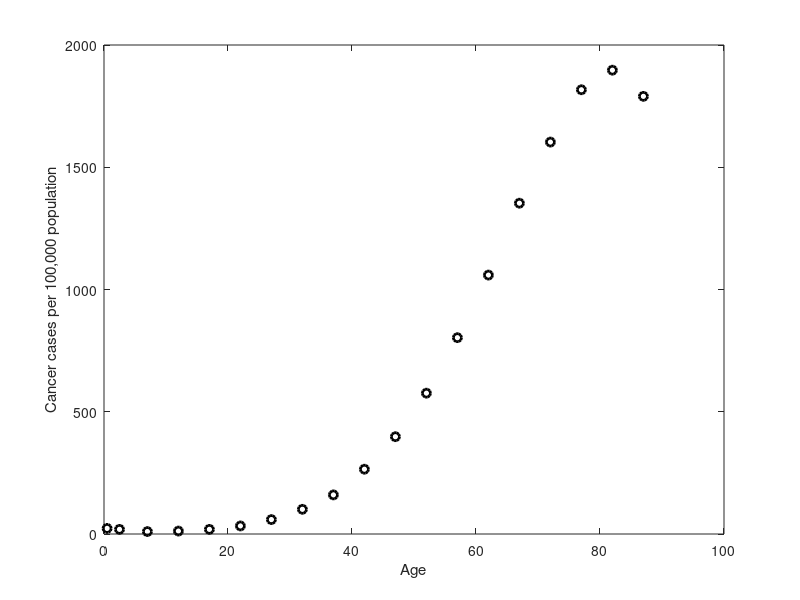

Source code (MATLAB): (Note: this script raises an error after producing the figure.)
%% Demonstration of Data2LD: Incidence of cancer vrs age for American females in 2001
%
%
% This page provides a detailed description of the MATLAB calculations
% necessary to run Data2LD code for estimating the parameters and the
% solution of a linear differential equation.

%% Set-up
clear
clear functions

%%  Load the data

load('Cancer_D.mat')

% Create a cell containing the data
yCell = cell(1);
yCell{1}(:,1)  = Cancer_D(:,1); %age of the individuals
yCell{1}(:,2)  = Cancer_D(:,2); %cancer cases per 100,000 population

% Plot the data
figure(1)
phdl=plot(yCell{1}(:,1), yCell{1}(:,2), 'ko');
set(phdl, 'LineWidth', 2)
xlabel('Age')
ylabel('Cancer cases per 100,000 population')

%%
% Figure (1) illustrates $19$ observations of cancer cases 
% measured from age 0.5 to age 87. 

%% The first order linear differential equation
%
% The first order linear differential equation, as used in this example is
%
% $$Dx(t) =  \beta(t) x(t)$$
%
% The parameter $\beta(t)$ in the linear ODE conveys the age-varying rate of growth 
% (if positive) or decay (if negative) in the 
% cancer cases per 100,000 population as the individuals increase in age.
%
% We have no prior knowledge of the form of $\beta(t)$ so we will estimate it with
% a simple step function (B-spline basis of order 1) $\beta(t)=sum_{j=1}^{J}b_j\phi_j(t)$. 
%
% Our aim is to estimate the cancer cases  $x(t)$
% and the parameter $\theta=[b_1,\ldots,b_J]$
% from the data in Figure (1).

%% Set up basis functions for X
rng       = [yCell{1}(1,1),yCell{1}(end,1)];
knots     = linspace(rng(1),rng(end),17);
norder    = 4;
nbasis    = length(knots)+ (norder - 2);
Xbasisobj = create_bspline_basis(rng,nbasis,norder,knots);

%Plot the basis
figure(2)
plot(Xbasisobj)

%%
% For the expansion of $x(t)$ we used order four B-spline functions which by their nature have quadratic 1st derivatives.
% We used 17 equally spaced knots between the first age and last age. 

%Create a cell for the basis for each variable
XbasisCell = cell(1);
XbasisCell{1} = Xbasisobj;

%% Create a functional data object for the beta function
% For the expansion of $\beta(t)$ we used order one B-spline functions over 
% the following knot sequence [0.5,12,27,42,57,70,72,74,76,80,87]. 

rng       = [yCell{1}(1,1),yCell{1}(end,1)];
knots     = [0.5,12,40,45,50,55,60,65,70,75,80,85,87];
norder    = 1;
nbasis    = length(knots)+ (norder - 2);
basisobjC = create_bspline_basis(rng, nbasis, norder, knots);
fd_beta   = fd(0.01.*ones(nbasis,1),basisobjC);

%Plot the beta
figure(2)
plot(fd_beta)
hold on;
plot([knots; knots], [0; 1], '--r')


%% Run Data2LD

%Intial parameter estimates
intial_theta = {fd_beta};

%Which parameters would we like to estimate. In this case all parameters.
estimate = ones(1,nbasis);

%Run Data2LD
[Res,Results_cell] = D2LD_ODE(yCell,XbasisCell,intial_theta,...
    estimate);
 

%%
% The GCV indicates a model with a lower $\rho$ provides a model with
% better predictive power. This indicated that the differential equation
% does not describe the behaviour of the data well and perhaps a more
% complex equation would provide a better description of the data.

%% Plot the fitted curve with its confidence and prediction intervals
%
% This Figure illustrates the cancer cases per 100,000 population
% indicated by the circles. The fitted curve produced by Data2LD 
% with $\hat{\rho} = 0.99$ (solid line), the approximated 95% pointwise 
% confidence interval for the curve (dashed line) and the approximated 
% 95% pointwise prediction interval for the curve (grey region).
%

figure(4)
hp = patch([yCell{1}(:,1); yCell{1}(end:-1:1,1);yCell{1}(1)],...
    [Results_cell{4}(:,4); Results_cell{4}(end:-1:1,5); Results_cell{4}(1)],[0.85 0.85 0.85]);
hold on;
plot(yCell{1}(:,1),[Results_cell{4}(:,2),Results_cell{4}(:,3)],'k--')
plot(yCell{1}(:,1),Results_cell{4}(:,1),'k-')
plot(yCell{1}(:,1), yCell{1}(:,2), 'ko');
xlim([min(yCell{1}(:,1))-0.1,max(yCell{1}(:,1))+0.1])
ylim([min(Results_cell{4}(:,4))-0.1,max(Results_cell{4}(:,5))+0.1])
xlabel('Age')
ylabel('Cancer cases per 100,000 population')
legend('Prediction Interval','Confidence Interval','Confidence Interval','Fitted Curve','Data','Location','northwest')


%% Plot the estimated parameters of the ODE and their approximated CI 

% This Figure illustrates the estimated age-varying rate of growth of 
% the cancer cases per 100,000 population produced by Data2LD 
% with $\hat{\rho} = 0.99$ (solid line) and the approximated 95% pointwise 
% confidence interval for the curve (dashed line).
%

Wbasismat = eval_basis(yCell{1}(:,1),basisobjC);
StdErrW   = sqrt(diag(Wbasismat*Results_cell{2}(:,3:end)*Wbasismat'));

beta_fd   = fd(Results_cell{2}(1:getnbasis(basisobjC),1),basisobjC);
beta_0    = eval_fd(yCell{1}(:,1), beta_fd);

figure(5)
stairs(yCell{1}(:,1),beta_0,'k-');
hold on;
%stairs(yCell{1}(:,1), beta_0+1.96.*StdErrW  ,'--k')
%stairs(yCell{1}(:,1), beta_0-1.96.*StdErrW  ,'--k')
%plot([knots; knots], [min(beta_0-1.96.*StdErrW); max(beta_0+1.96.*StdErrW)], '--r')
%xlim([min(yCell{1}(:,1))-0.1,max(yCell{1}(:,1))+0.1])
%ylim([min(beta_0-1.96.*StdErrW)-0.01,max(beta_0+1.96.*StdErrW)+0.01])
xlabel('Age')
ylabel('$\hat{\beta}(t)$','Interpreter','latex')
 
 
 %% Check fit to the ODE
fit    = Results_cell{4}(:,1);
Dfit   = eval_fd(yCell{1}(:,1), getfd(Results_cell{1}),1);
RHS    = beta_0.*fit;

figure()
plot(yCell{1}(:,1),Dfit,'*k')
hold on;
plot(yCell{1}(:,1),RHS,'k--')
legend('Left-Hand side of the ODE','Right-Hand side of the ODE','Location','best')
xlabel('Age')
ylabel('Velocity of the cancer cases per 100,000 population')

%The difference between the LHS and RHS of the ODE is small indicating
%that the ODE is satified.

%% Check the residuals 

%% Check the normality
res = yCell{1}(:,2)-Results_cell{4}(:,1);
figure()
subplot(2,1,1)
h = normplot(res);
h(1).LineWidth = 2;
h(2).LineWidth = 2;
h(3).LineWidth = 2;
subplot(2,1,2)
hist(res)

% Our qqplot looks indicates that the residuals are not normal distribution, as it’s
% not generally a straight line. The histogram does not have the features
% of a normal distribution (its not symmetric and bell-shaped)

%% Check the fitted vrs residuals plot

figure()
plot(Results_cell{4}(:,1),yCell{1}(:,2)-Results_cell{4}(:,1),'ko')

% Should see random scatter in a constant band around zero that is no
% patterns, and no funnels. We can see clear non-linear pattern here
% indicating that the model does not adquetly capture the complexity of the
% data 
